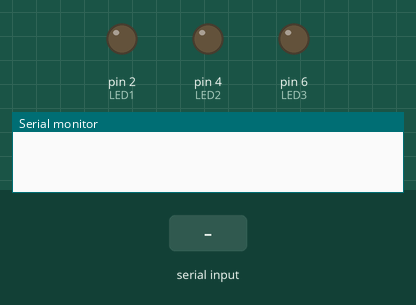
This sketch was run on a simulated Arduino Uno, built with avr-gcc and run on an emulated ATmega328P. On the bench: output pins drawn as LEDs (lit = HIGH), the last lines printed to the serial monitor. Inputs (shaded band) come from the test bench.

Above: at 1.2 s.
1.3 s: "1" received over Serial
At 2.1 s:
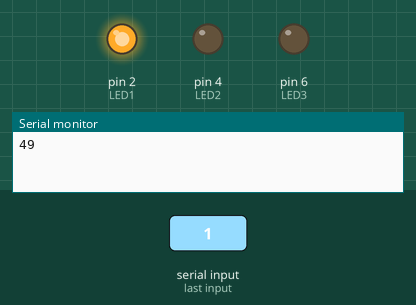
2.8 s: "2" received over Serial
At 3.2 s:
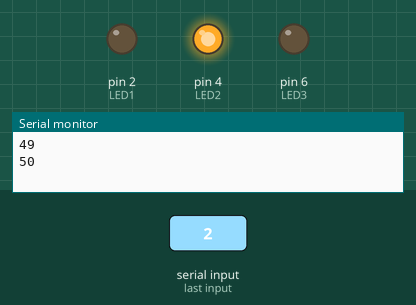
4.3 s: "3" received over Serial
At 5.5 s:
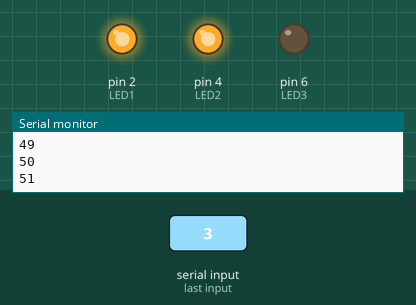
5.8 s: "4" received over Serial
At 6.7 s:
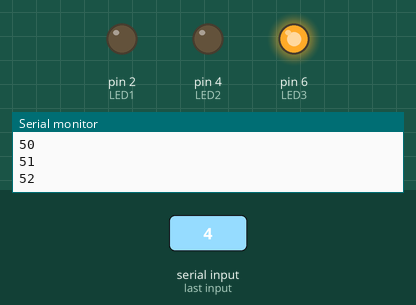
7.3 s: "5" received over Serial
At 7.8 s:
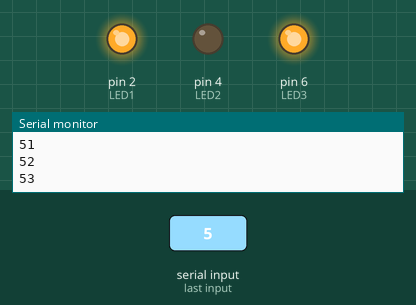
8.8 s: "6" received over Serial
At 10.2 s:
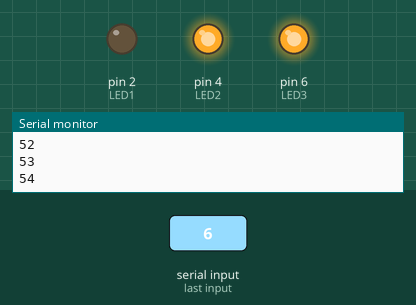
Timing chart, 0 to 11.3 s (numbered marks = the images above; inputs shaded):
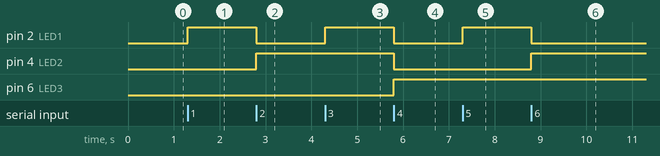

The sketch:

LED_Multi.ino
```cpp
int LED1 = 2;
int LED2 = 4;
int LED3 = 6;

void setup(){
  Serial.begin(9600);
  pinMode(LED1, OUTPUT);
  pinMode(LED2, OUTPUT);
  pinMode(LED3, OUTPUT);
}

int serialData;
void loop(){
  if(Serial.available()>0){
    serialData = Serial.read();
    Serial.println(serialData);
    if (serialData == '0'){
      digitalWrite(LED1, LOW);
      digitalWrite(LED2, LOW);
      digitalWrite(LED3, LOW);
    }else if (serialData == '1'){
      digitalWrite(LED1, HIGH);
      digitalWrite(LED2, LOW);
      digitalWrite(LED3, LOW);

    }else if (serialData == '2'){
      digitalWrite(LED1, LOW);
      digitalWrite(LED2, HIGH);
      digitalWrite(LED3, LOW);
    }else if (serialData == '3'){
      digitalWrite(LED1, HIGH);
      digitalWrite(LED2, HIGH);
      digitalWrite(LED3, LOW);
    }else if (serialData == '4'){
      digitalWrite(LED1, LOW);
      digitalWrite(LED2, LOW);
      digitalWrite(LED3, HIGH);
    }else if (serialData == '5'){
      digitalWrite(LED1, HIGH);
      digitalWrite(LED2, LOW);
      digitalWrite(LED3, HIGH);
    }else if (serialData == '6'){
      digitalWrite(LED1, LOW);
      digitalWrite(LED2, HIGH);
      digitalWrite(LED3, HIGH);
    }else if (serialData == '7'){
      digitalWrite(LED1, HIGH);
      digitalWrite(LED2, HIGH);
      digitalWrite(LED3, HIGH);
    }
  }
}
```

Measured:
- after the input at 1.3 s, pin 2 (LED1): LOW → HIGH at once
- after the input at 2.8 s, pin 2 (LED1): HIGH → LOW at once; pin 4 (LED2): LOW → HIGH at once
- after the input at 4.3 s, pin 2 (LED1): LOW → HIGH at once
- after the input at 5.8 s, pin 2 (LED1), pin 4 (LED2): HIGH → LOW at once; pin 6 (LED3): LOW → HIGH at once
- after the input at 7.3 s, pin 2 (LED1): LOW → HIGH at once
- after the input at 8.8 s, pin 2 (LED1): HIGH → LOW at once; pin 4 (LED2): LOW → HIGH at once
